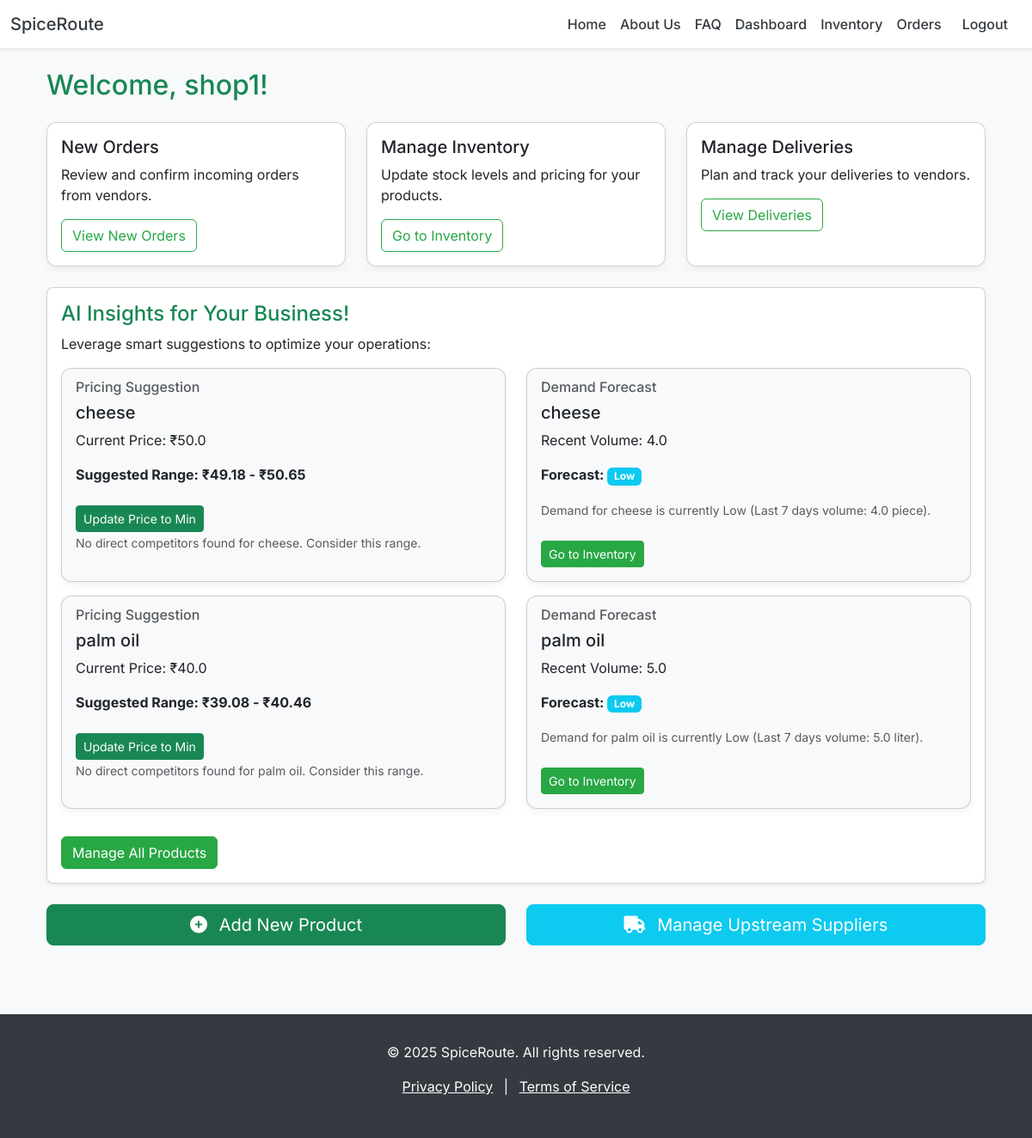
/supplier/dashboard/ (signed in), run on the app's committed database.
### spiceroute/models.py (models this page shows, shortened)
class SupplierProfile(models.Model):
    user = models.OneToOneField(User, on_delete=models.CASCADE, primary_key=True, related_name='supplier_profile')
    business_name = models.CharField(max_length=255)
    contact_person = models.CharField(max_length=255)
    phone_number = models.CharField(max_length=15) # MSH's contact number for bargaining
    email = models.EmailField(null=True, blank=True)
    location_pincode = models.CharField(max_length=10)
    location_address = models.TextField()
    business_registration_details = models.TextField(null=True, blank=True)
    storage_capacity_sqft = models.IntegerField(null=True, blank=True)
    average_rating = models.DecimalField(max_digits=3, decimal_places=2, default=0.00)
    total_reviews = models.IntegerField(default=0)
    is_verified = models.BooleanField(default=False) # Admin verification status

class Product(models.Model):
    UNIT_OF_MEASURE_CHOICES = [
        ('kg', 'Kilogram'), ('gram', 'Gram'), ('piece', 'Piece'), ('bunch', 'Bunch'),
        ('liter', 'Liter'), ('ml', 'Milliliter'), ('dozen', 'Dozen'), ('unit', 'Unit') # Added 'unit' as a generic option
    ]
    QUALITY_GRADE_CHOICES = [
        ('grade_a', 'Grade A'),
        ('grade_b', 'Grade B'),
        ('standard', 'Standard Quality'),
        ('premium', 'Premium'),
        ('organic', 'Organic Certified'), # If different from is_organic
    ]
    name = models.CharField(max_length=255)
    description = models.TextField(null=True, blank=True)
    category = models.ForeignKey(Category, on_delete=models.SET_NULL, null=True, blank=True, related_name='products')
    supplier = models.ForeignKey(SupplierProfile, on_delete=models.CASCADE, related_name='products_offered')
    unit_of_measure = models.CharField(max_length=50, choices=UNIT_OF_MEASURE_CHOICES)
    current_price_per_unit = models.DecimalField(max_digits=10, decimal_places=2)
    quantity_available = models.DecimalField(max_digits=10, decimal_places=2)
    image = models.ImageField(upload_to='product_images/', null=True, blank=True)
    quality_grade = models.CharField(max_length=50, choices=QUALITY_GRADE_CHOICES, default='standard') # Added choices
    is_organic = models.BooleanField(default=False)
    ai_suggested_min_price = models.DecimalField(max_digits=10, decimal_places=2, null=True, blank=True)
    ai_suggested_max_price = models.DecimalField(max_digits=10, decimal_places=2, null=True, blank=True)
    last_updated = models.DateTimeField(auto_now=True)

### spiceroute/views.py (the view)
# urls.py: path('supplier/dashboard/', views.supplier_dashboard_view, name='supplier_dashboard'),
@login_required
def supplier_dashboard_view(request):
    if not request.user.is_supplier:
        messages.warning(request, "You are not authorized to view the supplier dashboard.")
        return redirect('home')
    supplier_profile = get_object_or_404(SupplierProfile, user=request.user)
    ai_insights = get_supplier_ai_insights(supplier_profile)
    context = {
        'supplier_name': supplier_profile.business_name,
        'ai_insights': ai_insights,
    }
    return render(request, 'supplier_dashboard.html', context)

### spiceroute/templates/supplier_dashboard.html (shortened to what this page needs)
{% extends 'base.html' %}
{% block content %}
<div class="container mt-4">
    <h2 class="text-success mb-4">Welcome, {{ supplier_name }}!</h2>
    <div class="row mb-4">
        <div class="col-md-4">
            <div class="card h-100">
                <div class="card-body">
                    <h5 class="card-title">New Orders</h5>
                    <p class="card-text">Review and confirm incoming orders from vendors.</p>
                    <a href="{% url 'supplier_orders' %}" class="btn btn-outline-primary">View New Orders</a>
                </div>
            </div>
        </div>
        <div class="col-md-4">
            <div class="card h-100">
                <div class="card-body">
                    <h5 class="card-title">Manage Inventory</h5>
                    <p class="card-text">Update stock levels and pricing for your products.</p>
                    <a href="{% url 'supplier_inventory' %}" class="btn btn-outline-primary">Go to Inventory</a>
                </div>
            </div>
        </div>
        <div class="col-md-4">
            <div class="card h-100">
                <div class="card-body">
                    <h5 class="card-title">Manage Deliveries</h5>
                    <p class="card-text">Plan and track your deliveries to vendors.</p>
                    <a href="{% url 'supplier_orders' %}" class="btn btn-outline-primary">View Deliveries</a>
                </div>
            </div>
        </div>
    </div>
    <div class="card mb-4 shadow-sm rounded-3">
        <div class="card-body">
            <h4 class="card-title text-success">AI Insights for Your Business!</h4>
            <p class="card-text">Leverage smart suggestions to optimize your operations:</p>
            <div class="row">
                {% if ai_insights %}
                    {% for insight in ai_insights %}
                    <div class="col-md-6 mb-3">
                        <div class="card bg-light h-100">
                            <div class="card-body">
                                <h6 class="card-subtitle mb-2 text-muted">{{ insight.type }}</h6>
                                <h5 class="card-title">{{ insight.product_name }}</h5>
                                {% if insight.type == 'Pricing Suggestion' %}
                                    <p class="card-text">Current Price: ₹{{ insight.current_price }}</p>
                                    <p class="card-text fw-bold">Suggested Range: ₹{{ insight.suggested_min_price }} - ₹{{ insight.suggested_max_price }}</p>
                                    {% if insight.product_id %}
                                        <button class="btn btn-sm btn-success update-price-btn mt-2"
                                                data-product-id="{{ insight.product_id }}"
                                                data-suggested-price="{{ insight.suggested_min_price }}">
                                            Update Price to Min
                                        </button>
                                    {% endif %}
                                {% elif insight.type == 'Demand Forecast' %}
                                    <p class="card-text">Recent Volume: {{ insight.recent_volume }}</p>
                                    <p class="card-text fw-bold">Forecast: <span class="badge bg-{% if insight.forecast_level == 'High' %}danger{% elif insight.forecast_level == 'Medium' %}warning{% else %}info{% endif %}">{{ insight.forecast_level }}</span></p>
                                {% endif %}
                                <p class="card-text"><small class="text-muted">{{ insight.reason }}</small></p>
                                {% if insight.product_name != 'Your Inventory' and insight.type != 'Pricing Suggestion' %}
                                    <a href="{% url 'supplier_inventory' %}" class="btn btn-sm btn-primary mt-2">Go to Inventory</a>
                                {% endif %}
                            </div>
                        </div>
                    </div>
                    {% endfor %}
                {% else %}
                    <div class="col-12 text-center py-3">
                        <p class="text-muted">No AI insights available yet. List products in your inventory to get smart suggestions!</p>
                    </div>
                {% endif %}
            </div>
            <a href="{% url 'supplier_inventory' %}" class="btn btn-primary mt-3">Manage All Products</a>
        </div>
    </div>
    <div class="row mt-4">
        <div class="col-md-6">
            <a href="{% url 'supplier_inventory' %}" class="btn btn-lg btn-block btn-success w-100 mb-3">
                <i class="fas fa-plus-circle me-2"></i> Add New Product
            </a>
        </div>
        <div class="col-md-6">
            <a href="{% url 'supplier_upstream_suppliers' %}" class="btn btn-lg btn-block btn-info w-100 mb-3 text-white">
                <i class="fas fa-truck me-2"></i> Manage Upstream Suppliers
            </a>
        </div>
    </div>
</div>
{% endblock %}

### spiceroute/templates/base.html (style rules this page uses)
body { font-family: 'Inter', sans-serif; background-color: #f8f9fa; color: #343a40; }
.btn-primary { background-color: #28a745; border-color: #28a745; transition: background-color 0.3s ease, border-color 0.3s ease; }
.btn-outline-primary { color: #28a745; border-color: #28a745; transition: background-color 0.3s ease, color 0.3s ease; }
.card { border-radius: 0.75rem; box-shadow: 0 4px 8px rgba(0,0,0,.05); }

### data on the page
SupplierProfile: business_name "shop1"
Product: product_name "cheese" "cheese"
Product: product_name "palm oil" "palm oil"

### other printed values
{{ insight.type }} "Pricing Suggestion" "Demand Forecast" "Pricing Suggestion" "Demand Forecast"
{{ insight.current_price }} "50.0" "40.0"
{{ insight.suggested_min_price }} "49.18" "39.08"
{{ insight.suggested_max_price }} "50.65" "40.46"
{{ insight.reason }} "No direct competitors found for cheese. Consider this range." "Demand for cheese is currently Low (Last 7 days volume: 4.0 piece)." "No direct competitors found for palm oil. Consider this range." "Demand for palm oil is currently Low (Last 7 days volume: 5.0 liter)."
{{ insight.recent_volume }} "4.0" "5.0"
{{ insight.forecast_level }} "Low" "Low"
